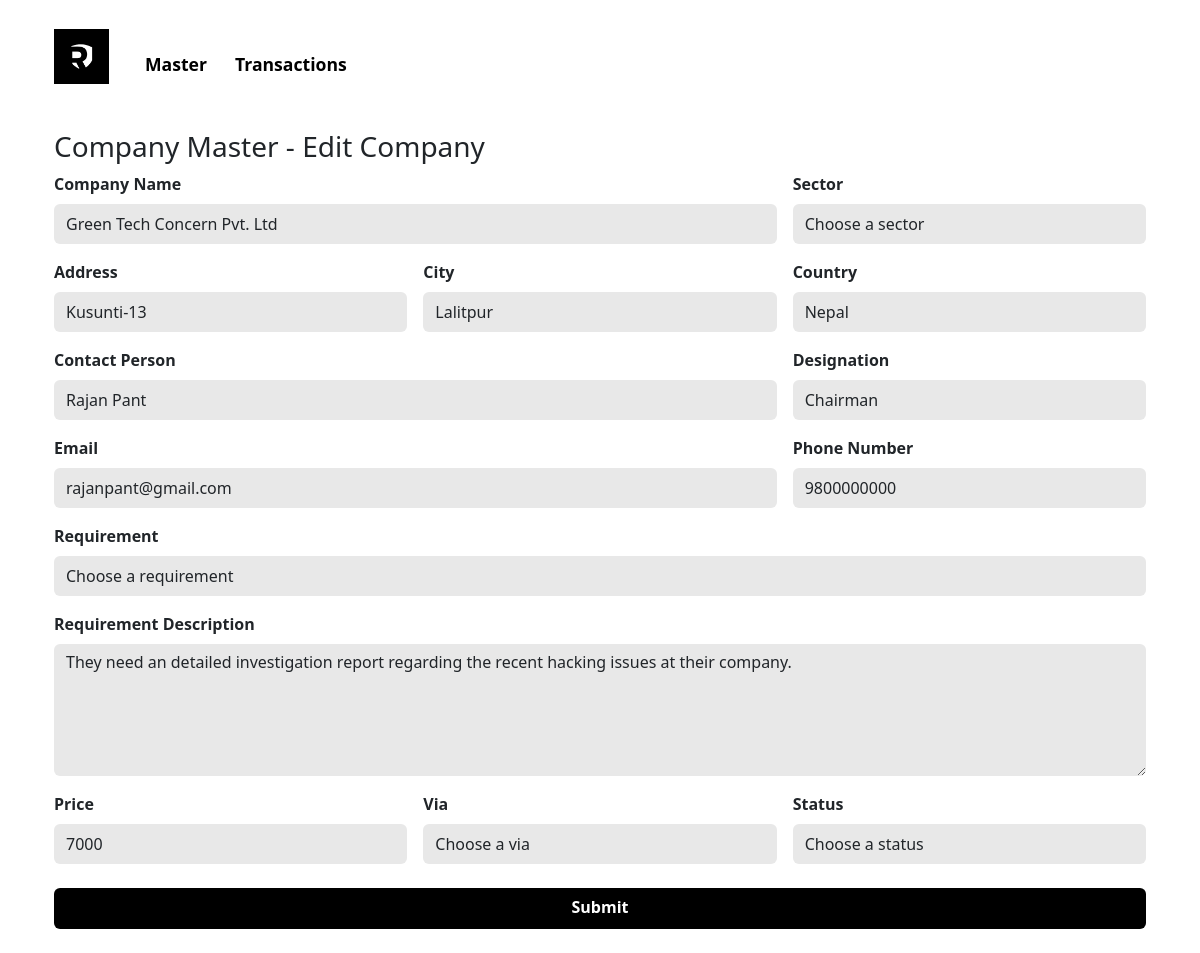
Page /companyform/1/ on the earlier database version.
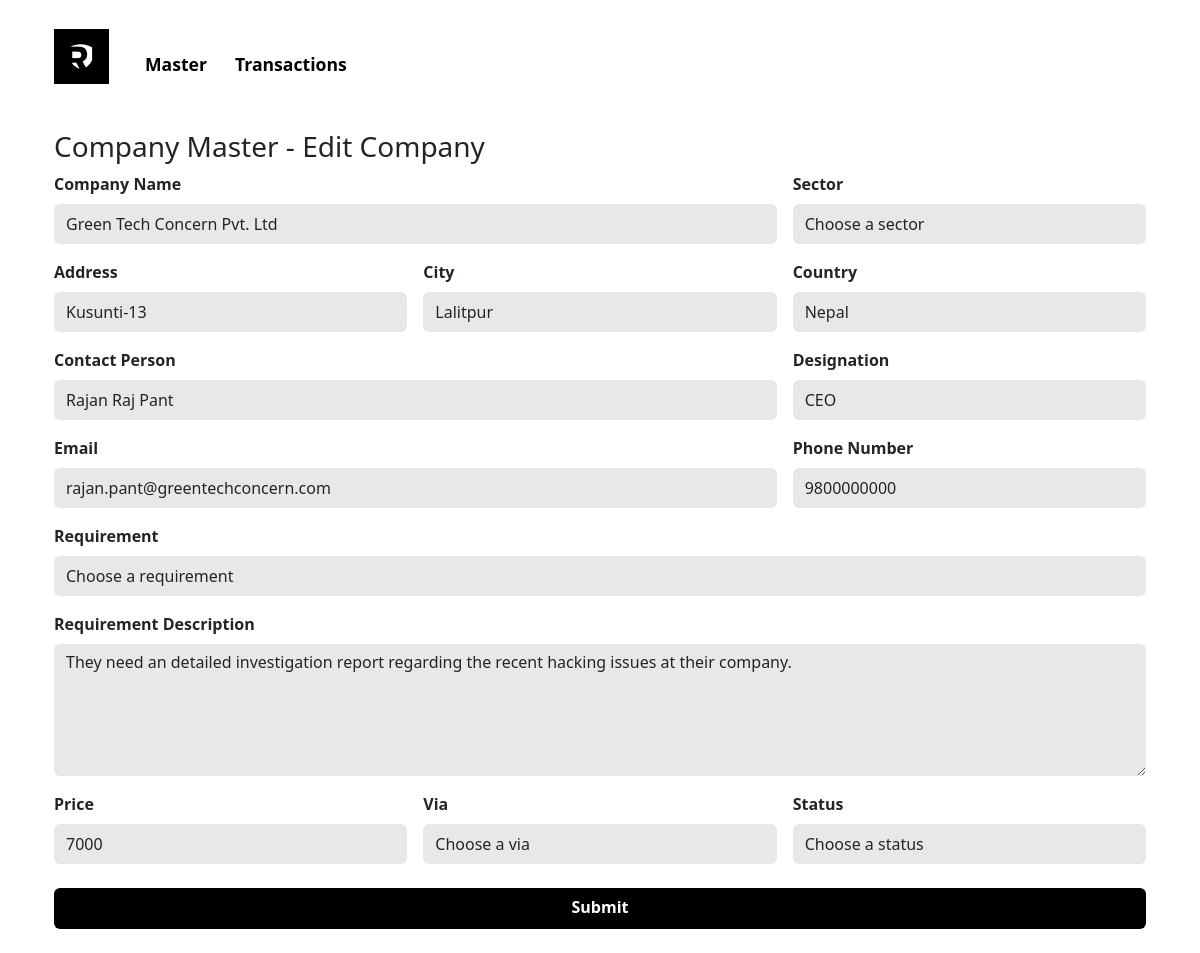
Same page on the later database version.
### resecurityapp/models.py (models this page shows, shortened)
class Company(models.Model):
    Company_Name = models.CharField(max_length=100)
    sector = models.ForeignKey(Sector, on_delete=models.CASCADE)
    address = models.CharField(max_length=255)
    city = models.CharField(max_length=100)
    country = models.CharField(max_length=100)
    Contact_Person = models.CharField(max_length=100)
    designation = models.CharField(max_length=100)
    email = models.EmailField()
    Phone_Number = models.CharField(max_length=20)
    requirement = models.ForeignKey(Requirement, on_delete=models.CASCADE)
    Requirement_Description = models.TextField()
    price = models.CharField(max_length=100)
    via = models.ForeignKey(Via, on_delete=models.CASCADE)
    status = models.ForeignKey(Status, on_delete=models.CASCADE)
    class Meta:
        verbose_name_plural = "companies"

### resecurityapp/views.py (the view)
# urls.py: path('companyform/<int:company_id>/', views.companyform, name='companyform'),
def companyform(request, company_id):
    company = Company.objects.get(pk=company_id)
    sectors = Sector.objects.all()
    requirements = Requirement.objects.all()
    vias = Via.objects.all()
    statuses = Status.objects.all()
    return render(request, 'companyform.html', {'company': company, 'sectors': sectors, 'requirements': requirements, 'vias': vias, 'statuses': statuses})

### templates/companyform.html (shortened to what the changed rows need)
{% load static %}
<!doctype html>
<html lang="en">
<head>
    <link href="https://cdn.jsdelivr.net/npm/bootstrap@5.3.2/dist/css/bootstrap.min.css" rel="stylesheet">
    <link href="{% static 'css/homepage.css' %}" rel="stylesheet">
</head>
<body>
    <div class="container">
        <div id="company-content" class="company-content container">
            <form id="companyForm" action="{% url 'submit_company' %}" method="POST" class="needs-validation" novalidate>
                <div class="row g-3 mb-3">
                    <div class="col">
                        <label for="company" class="form-label fw-semibold">Company Name</label>
                        <input type="text" class="form-control py-2" name="company" id="company" value="{{ company.Company_Name }}" required>
                    </div>
                </div>
                <div class="row g-3 mb-3">
                    <div class="col">
                        <label for="address" class="form-label fw-semibold">Address</label>
                        <input type="text" class="form-control py-2" name="address" id="address" value="{{ company.address }}" required>
                    </div>
                    <div class="col">
                        <label for="city" class="form-label fw-semibold">City</label>
                        <input type="text" class="form-control py-2" name="city" id="city" value="{{ company.city }}" required>
                    </div>
                    <div class="col">
                        <label for="country" class="form-label fw-semibold">Country</label>
                        <input type="text" class="form-control py-2" name="country" id="country" value="{{ company.country }}" required>
                    </div>
                </div>
                <div class="row g-3 mb-3">
                    <div class="col">
                        <label for="contact" class="form-label fw-semibold">Contact Person</label>
                        <input type="text" class="form-control py-2" name="contact" id="contact" value="{{ company.Contact_Person }}" required>
                    </div>
                    <div class="col-4">
                        <label for="designation" class="form-label fw-semibold">Designation</label>
                        <input type="text" class="form-control py-2" name="designation" id="designation" value="{{ company.designation }}" required>
                    </div>
                </div>
                <div class="row g-3 mb-3">
                    <div class="col">
                        <label for="email" class="form-label fw-semibold">Email</label>
                        <input type="email" class="form-control py-2" name="email" id="email" value="{{ company.email }}" required>
                    </div>
                    <div class="col-4">
                        <label for="number" class="form-label fw-semibold">Phone Number</label>
                        <input type="number" class="form-control py-2" name="number" id="number" placeholder="Format: 98XXXXXXXX" value="{{ company.Phone_Number }}" required>
                    </div>
                </div>
                <div class="mb-3">
                    <label for="requirement-description" class="form-label fw-semibold">Requirement Description</label>
                    <textarea class="form-control" name="requirement-description" id="requirement-description" cols="30" rows="5" required>{{ company.Requirement_Description }}</textarea>
                </div>
                <div class="row g-3">
                    <div class="col">
                        <label for="price" class="form-label fw-semibold">Price</label>
                        <input type="text" class="form-control py-2" name="price" id="price" value="{{ company.price }}" required>
                    </div>
                </div>
            </form>
        </div>
    </div>
</body>
</html>

Differences in the rows shown:
changed Company "Green Tech Concern Pvt. Ltd": contact "Rajan Pant" → "Rajan Raj Pant"; designation "Chairman" → "CEO"; email "rajanpant@gmail.com" → "rajan.pant@greentechconcern.com"
